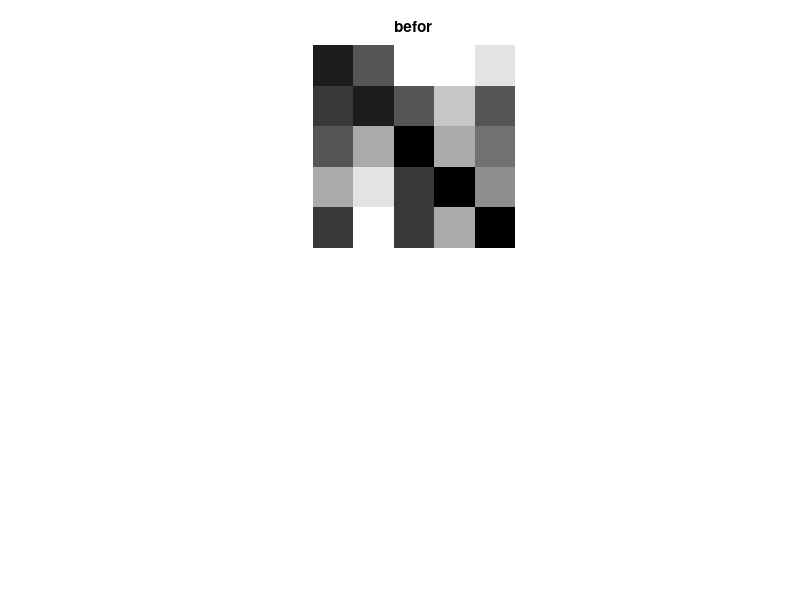
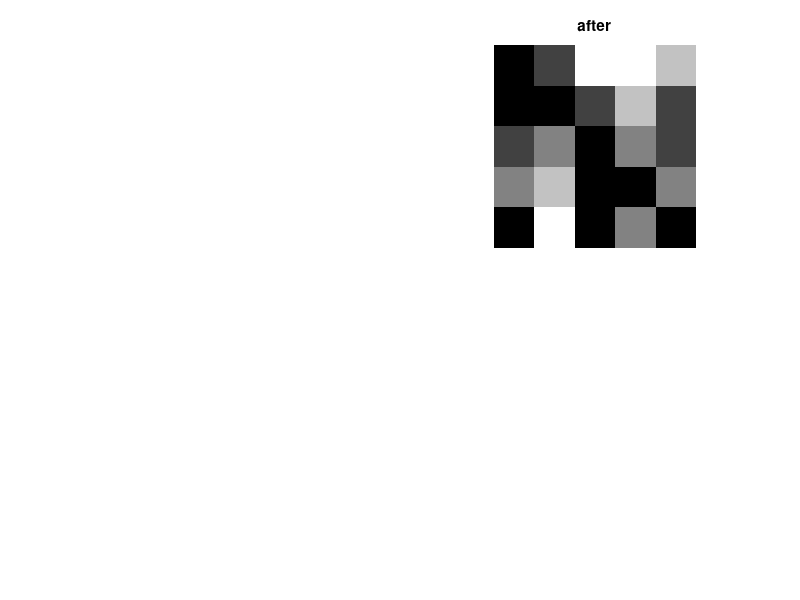

The MATLAB source for these figures, in order:
clear all;
clc;
image=[1 3 9 9 8;2 1 3 7 3;3 6 0 6 4;6 8 2 0 5;2 9 2 6 0];
% reshape(image,5,5); %如果矩阵不符合图像标准，则需要reshape

image2 = mat2gray(image,[0,9]);  % 将矩阵转化为灰度图像 灰度范围0-9 共10级

disp('矩阵如下:');
disp(image); % 输出原图的数组

% 图像分布状况
[count,x]=imhist(image2,10);% x是灰度级的起始值 count是灰度级中的元素个数
disp('矩阵归一化之后:');
disp(image2)
disp('分布情况');
reshape(count,1,10)
disp('灰度等级');
reshape(x,1,10)

%进行图像均衡 均衡灰度为5
disp('进行图像均衡')
level=5;
[count1,x1]=imhist(image2,level);
disp('分布情况');
reshape(count1,1,level)
disp('灰度等级');
reshape(x1,1,level)

image3 = fix(image2/0.25);
image3 = mat2gray(image3,[0,4]);
disp('图像均衡后矩阵分布情况')
disp(image3*9)
figure
subplot(211),imshow(image2),title('befor');
figure
subplot(222),imshow(image3),title('after');